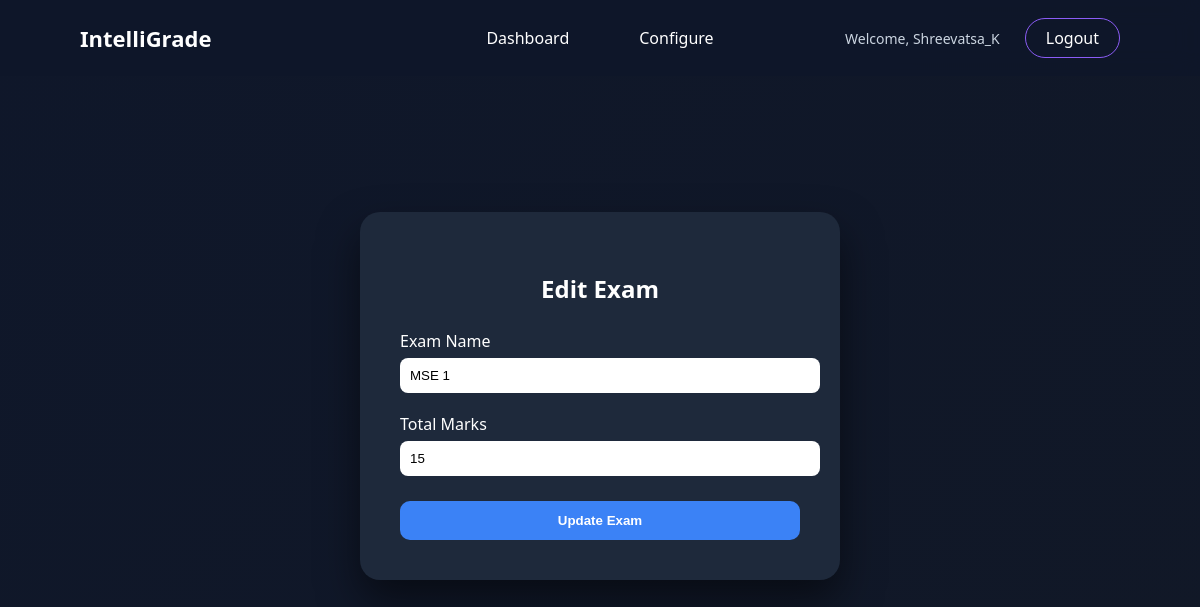
/dashboard/configure/exam/1/edit/ (signed in), run on the app's committed database.
### accounts/models.py (models this page shows)
class User(AbstractUser):
    ROLE_CHOICES = (
        ('admin', 'Admin'),
        ('student', 'Student'),
    )
    role = models.CharField(max_length=20, choices=ROLE_CHOICES)

### exams/models.py (models this page shows, shortened)
class Exam(models.Model):
    name = models.CharField(max_length=100)
    total_marks = models.IntegerField()
    created_at = models.DateTimeField(auto_now_add=True)

### dashboard/views.py (the view)
# urls.py: path("configure/exam/<int:exam_id>/edit/", views.edit_exam, name="edit_exam"),
@login_required
@staff_member_required
def edit_exam(request, exam_id):
    exam = get_object_or_404(Exam, id=exam_id)
    if request.method == "POST":
        exam.name = request.POST.get("name")
        exam.total_marks = request.POST.get("total_marks")
        exam.save()
        return redirect("configure_dashboard")
    return render(request, "dashboard/edit_exam.html", {
        "exam": exam
    })

### templates/dashboard/edit_exam.html (shortened to what this page needs)
{% extends "base.html" %}
{% block content %}
<div style="min-height:80vh; display:flex; align-items:center; justify-content:center;">
    <div style="
        background:#1e293b;
        padding:40px;
        width:400px;
        border-radius:20px;
        box-shadow:0 20px 40px rgba(0,0,0,0.5);
        color:white;
    ">
        <h2 style="margin-bottom:25px; text-align:center;">
            Edit Exam
        </h2>
        <form method="POST">
            <div style="margin-bottom:20px;">
                <label>Exam Name</label><br>
                <input type="text" name="name" value="{{ exam.name }}" required
                       style="width:100%; padding:10px; border-radius:8px; border:none; margin-top:6px;">
            </div>
            <div style="margin-bottom:25px;">
                <label>Total Marks</label><br>
                <input type="number" name="total_marks" value="{{ exam.total_marks }}" required
                       style="width:100%; padding:10px; border-radius:8px; border:none; margin-top:6px;">
            </div>
            <button type="submit" style="
                width:100%;
                padding:12px;
                border:none;
                border-radius:10px;
                background:#3b82f6;
                color:white;
                font-weight:600;
                cursor:pointer;
            ">
                Update Exam
            </button>
        </form>
    </div>
</div>
{% endblock %}

### templates/base.html (shortened to what this page needs)
{% load static %}
<!DOCTYPE html>
<html>
<head>
    <link rel="stylesheet" href="{% static 'css/style.css' %}">
</head>
<body>
<nav class="navbar">
    <div class="nav-left">
        <a href="/" class="logo">IntelliGrade</a>
    </div>
    {% if user.is_authenticated %}
    <div class="nav-center">
        <a href="{% url 'student_dashboard' %}" class="nav-link">
            Dashboard
        </a>
        {% if user.is_staff %}
        <a href="{% url 'configure_dashboard' %}" class="nav-link">
            Configure
        </a>
        {% endif %}
    </div>
    {% endif %}
    <div class="nav-right">
        {% if user.is_authenticated %}
            <span class="welcome-text">
                Welcome, {{ user.username }}
            </span>
            <a href="{% url 'logout' %}" class="btn-outline">
                Logout
            </a>
        {% endif %}
    </div>
</nav>
{% block content %}
{% endblock %}
</body>
</html>

### static/css/style.css (style rules this page uses)
html { scroll-behavior: smooth; }
body { margin: 0; font-family: 'Segoe UI', sans-serif; background: linear-gradient(135deg, #0f172a, #111827); color: white; }
.navbar { display: flex; align-items: center; justify-content: space-between; padding: 18px 80px; background: rgba(15, 23, 42, 0.9); backdrop-filter: blur(12px); position: sticky; top: 0; z-index: 100; }
.logo { font-size: 22px; font-weight: 700; color: white !important; text-decoration: none !important; }
.nav-center { display: flex; gap: 70px; }
.nav-link { text-decoration: none !important; color: white !important; font-size: 16px; font-weight: 500; transition: 0.3s ease; }
.nav-right { display: flex; align-items: center; gap: 25px; }
.welcome-text { color: #cbd5e1; font-size: 14px; }
.btn-outline { padding: 8px 20px; border-radius: 25px; border: 1px solid #8b5cf6; color: white !important; text-decoration: none !important; transition: 0.3s ease; }
.nav-center { position: absolute; left: 50%; transform: translateX(-50%); }

### data on the page
User: username "Shreevatsa_K"
Exam: name "MSE 1", total_marks "15"
